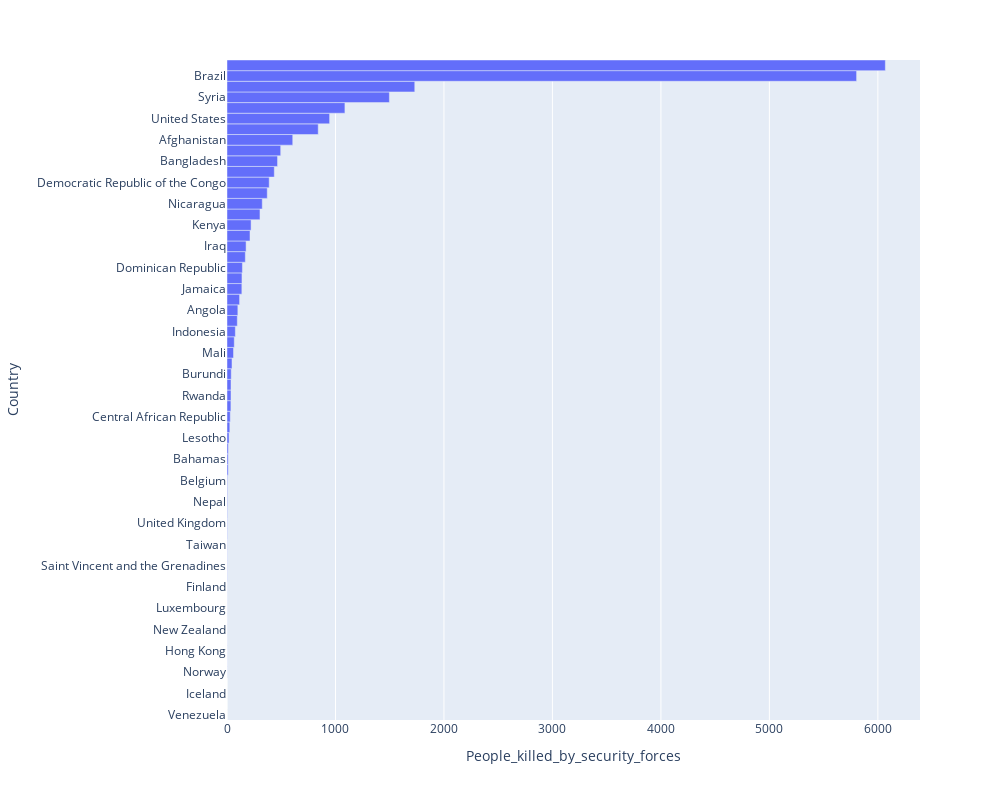

Here is the notebook cell this chart was saved with:
### Code cell
fig = px.bar(df, x='People_killed_by_security_forces', y='Country', orientation='h')
fig.update_layout(
    autosize=False,
    width=1000,
    height=800)
fig.update_traces(width=1)
fig.show()

### Figure 1 — Plotly figure (JSON) as saved in the notebook; plotly's stock layout.template omitted (floating-point values rounded to 4 significant figures)
{"data": [{"alignmentgroup": "True", "hovertemplate": "People_killed_by_security_forces=%{x}<br>Country=%{y}<extra></extra>", "legendgroup": "", "marker": {"color": "#636efa", "pattern": {"shape": ""}}, "name": "", "offsetgroup": "", "orientation": "h", "showlegend": false, "textposition": "auto", "type": "bar", "width": 1, "x": [0, 0, 0, 0, 1, 1, 1, 1, 1, 1, 1, 1, 1, 2, 2, 2, 2, 3, 3, 4, 5, 5, 5, 11, 11, 12, 19, 26, 30, 36, 37, 37, 39, 46, 60, 67, 77, 95, 100, 116, 137, 138, 142, 169, 176, 212, 222, 304, 325, 371, 389, 436, 466, 495, 606, 841, 946, 1087, 1497, 1731, 5804, 6069], "xaxis": "x", "y": ["Venezuela", "Denmark", "Iceland", "Switzerland", "Norway", "Malta", "Hong Kong", "Portugal", "New Zealand", "Sweden", "Luxembourg", "Saint Lucia", "Finland", "Japan", "Saint Vincent and the Grenadines", "Poland", "Taiwan", "Swaziland", "United Kingdom", "Australia", "Nepal", "Netherlands", "Belgium", "Germany", "Bahamas", "Guyana", "Lesotho", "France", "Central African Republic", "Canada", "Rwanda", "Honduras", "Burundi", "Trinidad and Tobago", "Mali", "Uruguay", "Indonesia", "Argentina", "Angola", "Burkina Faso", "Jamaica", "Sudan", "Dominican Republic", "Colombia", "Iraq", "Egypt", "Kenya", "Iran", "Nicaragua", "Mexico", "Democratic Republic of the Congo", "South Africa", "Bangladesh", "Pakistan", "Afghanistan", "Nigeria", "United States", "El Salvador", "Syria", "India", "Brazil", "Philippines"], "yaxis": "y"}], "layout": {"autosize": false, "barmode": "relative", "height": 800, "legend": {"tracegroupgap": 0}, "margin": {"t": 60}, "width": 1000, "xaxis": {"anchor": "y", "domain": [0, 1], "title": {"text": "People_killed_by_security_forces"}}, "yaxis": {"anchor": "x", "domain": [0, 1], "title": {"text": "Country"}}}}
